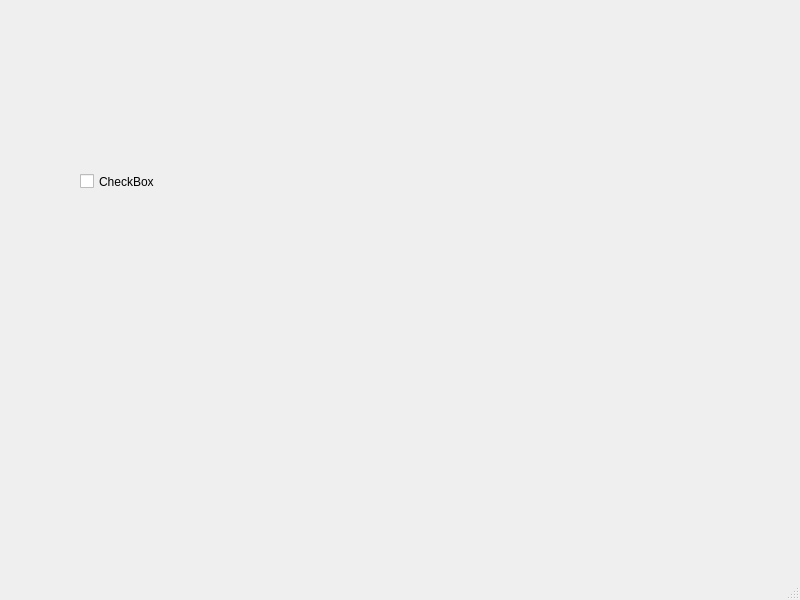
<?xml version="1.0" encoding="UTF-8"?>
<ui version="4.0">
 <class>MainWindow</class>
 <widget class="QMainWindow" name="MainWindow">
  <property name="geometry">
   <rect>
    <x>0</x>
    <y>0</y>
    <width>800</width>
    <height>600</height>
   </rect>
  </property>
  <property name="windowTitle">
   <string>MainWindow</string>
  </property>
  <widget class="QWidget" name="centralwidget">
   <widget class="QCheckBox" name="checkBox">
    <property name="geometry">
     <rect>
      <x>80</x>
      <y>170</y>
      <width>92</width>
      <height>23</height>
     </rect>
    </property>
    <property name="text">
     <string>CheckBox</string>
    </property>
   </widget>
  </widget>
  <widget class="QMenuBar" name="menubar">
   <property name="geometry">
    <rect>
     <x>0</x>
     <y>0</y>
     <width>800</width>
     <height>22</height>
    </rect>
   </property>
  </widget>
  <widget class="QStatusBar" name="statusbar"/>
 </widget>
 <resources/>
 <connections/>
</ui>
